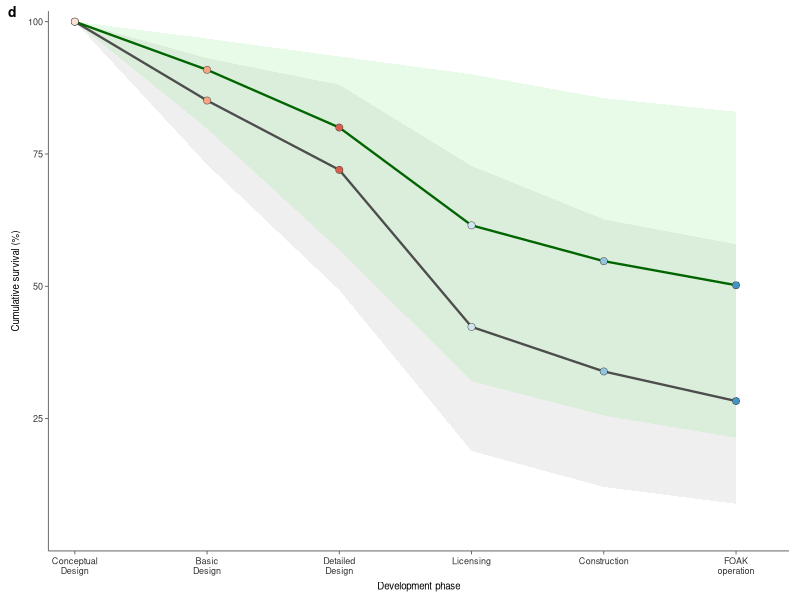
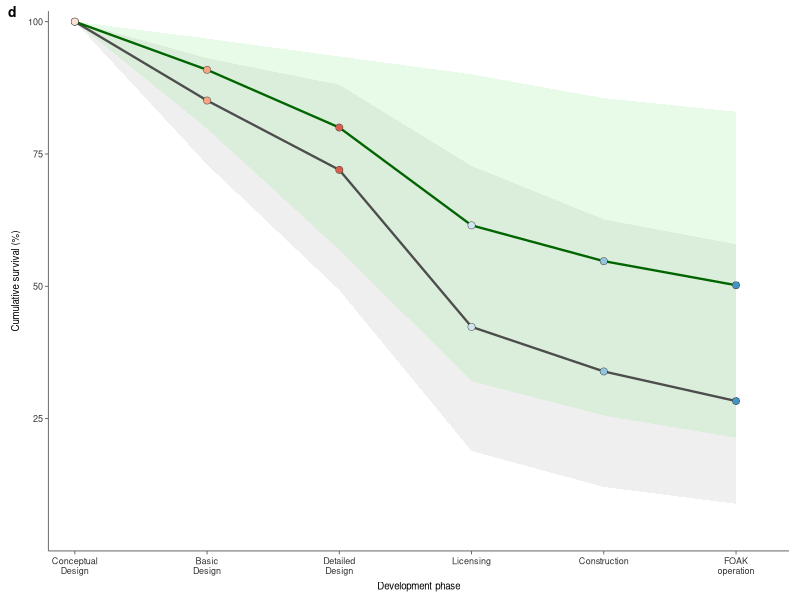

These charts were generated, in order, by the following R code:
# Code for the manuscript Gordon, J.A., Kazlou, T., Jewell, J. and Cherp, A.
# First-of-a-Kind deployment prospects for small modular reactors
#
# Reproduces Figure 2d: phase-specific cumulative survival probabilities under
# the Baseline and Accelerated scenarios.
#
# Panel d shows cumulative survival across the SMR development pathway from
# conceptual design to FOAK operation. Coloured points identify the development
# stage reached, and shaded bands indicate credible intervals based on
# phase-specific failure-risk uncertainty.
#
# Required input:
# None. Failure-rate assumptions for this panel are defined directly below.
#
# Outputs:
# fig02_panel_d_failure_risks.png
# fig02_panel_d_failure_risks.pdf
# fig02_panel_d_failure_risks.rds
# fig02_panel_d_failure_risks_core.rds

suppressPackageStartupMessages({
  library(ggplot2)
  library(dplyr)
  library(tibble)
  library(cowplot)
  library(grid)
})

rm(list = ls())
graphics.off()

# ============================================================
# FIGURE 2 — PANEL D ONLY
# Phase-specific cumulative survival probabilities
# ============================================================

# ------------------------------------------------------------
# PATHS
# ------------------------------------------------------------

OUT_DIR <- "."

# ------------------------------------------------------------
# EXPORT SETTINGS
# ------------------------------------------------------------

SAVE_W_MM <- 95
SAVE_H_MM <- 72
SAVE_DPI  <- 600

FILE_STUB <- "fig02_panel_d_failure_risks"

# ------------------------------------------------------------
# TYPOGRAPHY
# ------------------------------------------------------------

BASE_SIZE        <- 7
AXIS_TEXT_SIZE   <- 6.5
AXIS_TITLE_SIZE  <- 7
PANEL_LABEL_SIZE <- 10

# ------------------------------------------------------------
# PANEL TAG GEOMETRY
# ------------------------------------------------------------

TAG_X <- 0.01
TAG_Y <- 0.99

# ------------------------------------------------------------
# COLOURS
# ------------------------------------------------------------

col_baseline_line <- "grey30"
col_baseline_fill <- "grey70"
col_accel_line    <- "#006400"
col_accel_fill    <- "#90EE90"

phase_cols <- c(
  "Conceptual design" = "#FDE0D2",
  "Basic design"      = "#F4A582",
  "Detailed design"   = "#D6604D",
  "Licensing"         = "#D1E5F0",
  "Construction"      = "#92C5DE",
  "Operational"       = "#4393C3"
)

# ============================================================
# PANEL D — PROJECT PROGRESSION UNDER PHASE-SPECIFIC FAILURE RISKS
# ============================================================

ph_bas <- tribble(
  ~Phase, ~Mean, ~Low,  ~High,
  "CD", 14.9,  6.9, 27.0,
  "BD", 15.4,  5.4, 32.5,
  "DD", 41.2, 17.4, 61.7
)

ph_acc <- tribble(
  ~Phase, ~Mean, ~Low,  ~High,
  "CD",  9.1,  3.2, 20.2,
  "BD", 12.0,  3.5, 28.7,
  "DD", 23.1,  3.6, 43.6
)

post_bas <- tribble(
  ~Phase, ~Mean, ~Low, ~High,
  "Licensing",    19.9, 13.9, 36.0,
  "Construction", 16.5,  7.5, 26.3
)

post_acc <- tribble(
  ~Phase, ~Mean, ~Low, ~High,
  "Licensing",    11.0,  5.0, 20.3,
  "Construction",  8.3,  3.0, 16.3
)

calc_surv <- function(df) {
  df %>%
    mutate(
      fr      = Mean / 100,
      fr_lo   = Low / 100,
      fr_hi   = High / 100,
      surv    = cumprod(1 - fr),
      surv_lo = cumprod(1 - fr_hi),
      surv_hi = cumprod(1 - fr_lo)
    )
}

calc_post <- function(df, s, slo, shi) {
  x <- calc_surv(df)
  
  tibble(
    surv    = s   * c(1, x$surv),
    surv_lo = slo * c(1, x$surv_lo),
    surv_hi = shi * c(1, x$surv_hi)
  )
}

bas_d <- calc_surv(ph_bas)
acc_d <- calc_surv(ph_acc)

bas_p <- calc_post(
  post_bas,
  dplyr::last(bas_d$surv),
  dplyr::last(bas_d$surv_lo),
  dplyr::last(bas_d$surv_hi)
)

acc_p <- calc_post(
  post_acc,
  dplyr::last(acc_d$surv),
  dplyr::last(acc_d$surv_lo),
  dplyr::last(acc_d$surv_hi)
)

curve <- bind_rows(
  tibble(
    x = 1:6,
    surv = c(1, bas_d$surv, bas_p$surv[-1]),
    lo   = c(1, bas_d$surv_lo, bas_p$surv_lo[-1]),
    hi   = c(1, bas_d$surv_hi, bas_p$surv_hi[-1]),
    Scenario = "Reference"
  ),
  tibble(
    x = 1:6,
    surv = c(1, acc_d$surv, acc_p$surv[-1]),
    lo   = c(1, acc_d$surv_lo, acc_p$surv_lo[-1]),
    hi   = c(1, acc_d$surv_hi, acc_p$surv_hi[-1]),
    Scenario = "Proliferation"
  )
)

curve <- curve %>%
  mutate(
    Scenario = factor(
      Scenario,
      levels = c("Reference", "Proliferation")
    ),
    PhaseLabel = factor(
      x,
      levels = 1:6,
      labels = c(
        "Conceptual design",
        "Basic design",
        "Detailed design",
        "Licensing",
        "Construction",
        "Operational"
      )
    )
  )

# ============================================================
# PANEL D CORE
# ============================================================

p_d_core <- ggplot(
  curve,
  aes(x = x, y = surv * 100, colour = Scenario, fill = Scenario)
) +
  geom_ribbon(
    aes(ymin = lo * 100, ymax = hi * 100),
    alpha = 0.20,
    colour = NA
  ) +
  geom_line(linewidth = 0.8) +
  geom_point(
    aes(fill = PhaseLabel),
    shape = 21,
    colour = "grey25",
    stroke = 0.25,
    size = 2.3,
    show.legend = FALSE
  ) +
  scale_colour_manual(
    values = c(
      "Reference" = col_baseline_line,
      "Proliferation" = col_accel_line
    ),
    guide = "none"
  ) +
  scale_fill_manual(
    values = c(
      "Reference" = col_baseline_fill,
      "Proliferation" = col_accel_fill,
      phase_cols
    ),
    guide = "none"
  ) +
  scale_x_continuous(
    breaks = 1:6,
    labels = c(
      "Conceptual\nDesign",
      "Basic\nDesign",
      "Detailed\nDesign",
      "Licensing",
      "Construction",
      "FOAK\noperation"
    ),
    limits = c(0.8, 6.4),
    expand = c(0, 0)
  ) +
  scale_y_continuous(
    limits = c(0, 102),
    breaks = c(25, 50, 75, 100),
    expand = c(0, 0)
  ) +
  labs(
    x = "Development phase",
    y = "Cumulative survival (%)"
  ) +
  coord_cartesian(clip = "off") +
  theme_classic(base_size = BASE_SIZE) +
  theme(
    axis.title.x = element_text(
      size = AXIS_TITLE_SIZE,
      colour = "black",
      margin = margin(t = 4)
    ),
    axis.title.y = element_text(
      size = AXIS_TITLE_SIZE,
      colour = "black",
      margin = margin(r = 4)
    ),
    axis.text.x = element_text(
      size = AXIS_TEXT_SIZE,
      colour = "grey20",
      margin = margin(t = 2)
    ),
    axis.text.y = element_text(
      size = AXIS_TEXT_SIZE,
      colour = "grey20"
    ),
    axis.line.x = element_line(colour = "grey35", linewidth = 0.3),
    axis.line.y = element_line(colour = "grey35", linewidth = 0.3),
    axis.ticks.x = element_line(colour = "grey35", linewidth = 0.3),
    axis.ticks.y = element_line(colour = "grey35", linewidth = 0.3),
    axis.ticks.length = unit(2.5, "pt"),
    plot.margin = margin(t = 8, r = 8, b = 6, l = 8),
    plot.background  = element_rect(fill = "white", colour = NA),
    panel.background = element_rect(fill = "white", colour = NA)
  )

# ============================================================
# PANEL D LABELLED
# ============================================================

p_d <- ggdraw(p_d_core) +
  draw_plot_label(
    "d",
    x = TAG_X,
    y = TAG_Y,
    hjust = 0,
    vjust = 1,
    size = PANEL_LABEL_SIZE,
    fontface = "bold"
  )

print(p_d)

# ============================================================
# SAVE PANEL D
# ============================================================

ggsave(
  filename = file.path(OUT_DIR, paste0(FILE_STUB, ".png")),
  plot = p_d,
  width = SAVE_W_MM,
  height = SAVE_H_MM,
  units = "mm",
  dpi = SAVE_DPI,
  bg = "white"
)

ggsave(
  filename = file.path(OUT_DIR, paste0(FILE_STUB, ".pdf")),
  plot = p_d,
  width = SAVE_W_MM,
  height = SAVE_H_MM,
  units = "mm",
  bg = "white",
  useDingbats = FALSE
)

saveRDS(
  p_d,
  file = file.path(OUT_DIR, paste0(FILE_STUB, ".rds"))
)

saveRDS(
  p_d_core,
  file = file.path(OUT_DIR, paste0(FILE_STUB, "_core.rds"))
)

p_d
